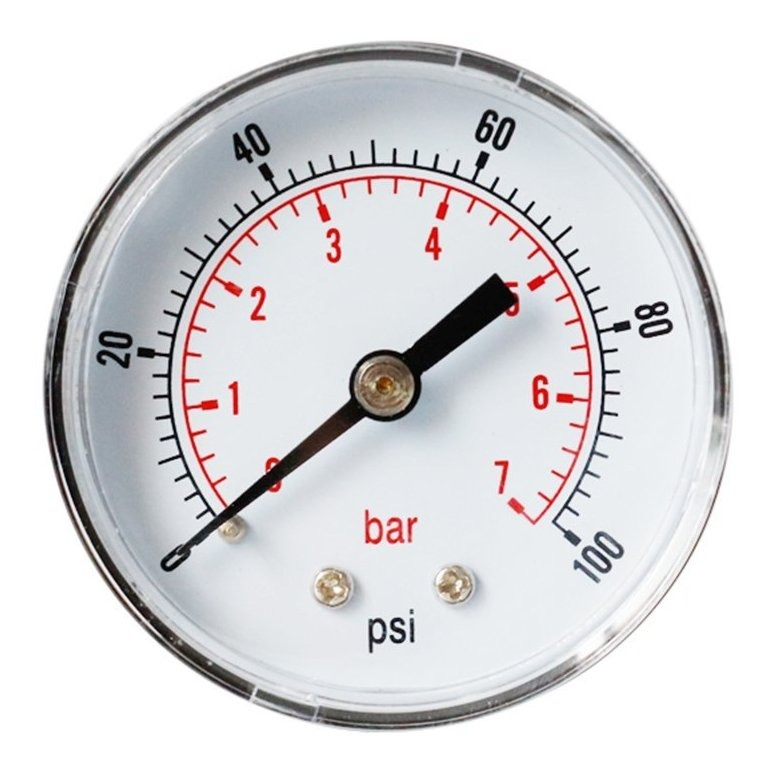
#> input picture barometro.jpg, 773 x 768 px
$ python -i f_clock.py   (imports and definitions only)
#> lines starting #> are read from the running program, lines starting #| are printed output that depends on the picture; after the words box and inside, x2 and y2 are one past the last pixel; in counts of white or black regions, pixels touching at a corner belong together
import cv2
import matplotlib.pyplot as plt
import numpy as np


def detect_cicles(path_img, ideal_size = 300, output_size = 200):

    #### Read and rescale image ####
#> called with path_img = 'barometro.jpg', ideal_size = 300, output_size = 200
    o_image= cv2.cvtColor(cv2.imread(path_img), cv2.COLOR_BGR2RGB)
    new_size = np.round(np.array(o_image.shape)[:2] * 1/(min(np.array(o_image.shape)[:2]) / 300))
#> new_size = [300, 302]
    new_size = new_size.astype(int)
    #print(new_size)
    o_image = cv2.resize(o_image, (new_size[1], new_size[0]))
#> o_image: shape (300, 302, 3)

    # Convert to grayscale.
    gray = cv2.cvtColor(o_image, cv2.COLOR_RGB2HSV)[:,:,2]

    min_size = min(gray.shape)
#> min_size = 300
    max_size = max(gray.shape)
#> max_size = 302
    # Blur using 3 * 3 kernel.
    gray_blurred = cv2.blur(gray, (5, 5))
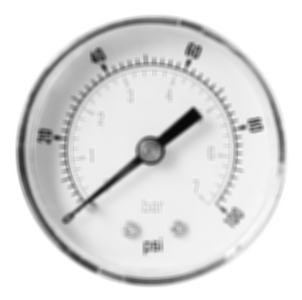
#> gray_blurred: shape (300, 302); min 8, max 255, mean 222.1

    # Apply Hough transform on the blurred image.
    detected_circles = cv2.HoughCircles(gray_blurred,
                       cv2.HOUGH_GRADIENT, dp = 1, minDist = max_size/2, param1 = 200,
                   param2 = 30, minRadius = int(min_size/10), maxRadius = int(min_size/2))
#> detected_circles = [[150.5, 150.5, 127.4]]

    ## Double circle detection
    cx,cy,r  = np.uint16(detected_circles[0][0])  # utilizar solo un circulo detectado
#> cx = 150; cy = 150; r = 127
    delta = 5
    r +=delta
#> r = 132

    gray_blurred = gray_blurred[cy-r:cy+r,cx-r:cx+r]
#> gray_blurred: shape (264, 264)
    image_crop = o_image[cy-r:cy+r,cx-r:cx+r].copy()
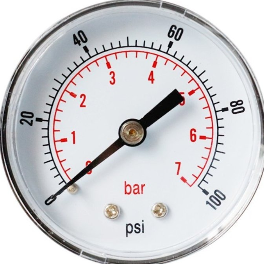
#> image_crop: shape (264, 264, 3); mean R, G, B 207.2, 206.3, 209

    min_size = min(gray_blurred.shape)
#> min_size = 264
    max_size = max(gray_blurred.shape)
#> max_size = 264

    # Apply Hough transform on the blurred image.
    detected_circles = cv2.HoughCircles(gray_blurred,
                   cv2.HOUGH_GRADIENT, dp = 1, minDist = max_size/2, param1 = 200,
                   param2 = 30, minRadius = int(min_size/10), maxRadius = int(min_size/2))
#> detected_circles = [[133.5, 132.5, 128.1]]


    cx2,cy2,r2  = np.uint16(detected_circles[0][0])  # utilizar solo un circulo detectado
#> cx2 = 133; cy2 = 132; r2 = 128
    delta = -5
    r2 +=delta
#> r2 = 123

    image_center =image_crop[cy2 - r2: cy2 + r2, cx2-r2 : cx2 + r2].copy()

    for i in range(image_center.shape[0]):
        for j in range(image_center.shape[1]):
            if ((r2-i) ** 2 + (r2-j) ** 2) > r2**2 - delta*2 :
                image_center[i][j] = 255
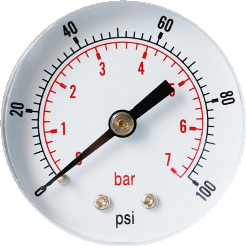
#> image_center: shape (246, 246, 3); mean R, G, B 213.9, 212.8, 215.8


    return cv2.resize(image_center, (output_size, output_size))


def image2polar(image_center, new_size = 200, border = 50):

#> called with new_size = 200, border = 50
    center = np.array(image_center.shape[:2])/2
#> center = [100, 100]
    maxRadius = min(np.array(image_center.shape[:2])/2)
#> maxRadius = 100

    polar_image = cv2.linearPolar(image_center, (center[0], center[1]), maxRadius, cv2.WARP_FILL_OUTLIERS)
    polar_image = cv2.resize(polar_image, (new_size, 360))
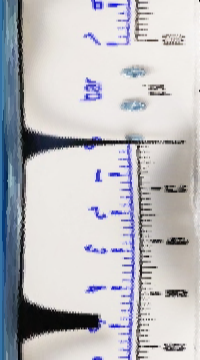
#> polar_image: shape (360, 200, 3); mean of channels 0, 1, 2 192.8, 189, 189.3; drawn as B, G, R
    polar_image = polar_image.astype(np.uint8)
    polar_image = polar_image[:, border:]
#> polar_image: shape (360, 150, 3)

    return polar_image

def segmentate_clock(polar_image, otsu = False):

    ### Use V Chanel of HSV (detect only black with backgorund white)
#> called with otsu = False
    new_size = polar_image.shape[1]
#> new_size = 150
    gray_image = cv2.cvtColor(polar_image, cv2.COLOR_RGB2HSV)[:,:,2]
    kernel = np.ones((1, int(new_size/3)),np.uint8)
    ## filter for segmentated lines  ##
    dilate = cv2.dilate(gray_image, kernel, iterations = 1)
    erosion = cv2.erode(dilate, kernel, iterations = 1)

    if otsu:
        ret,th = cv2.threshold(erosion,0,255,cv2.THRESH_BINARY_INV + cv2.THRESH_OTSU)

    else:
        umbral = 240
        ret,th = cv2.threshold(erosion,umbral,255,cv2.THRESH_BINARY_INV)
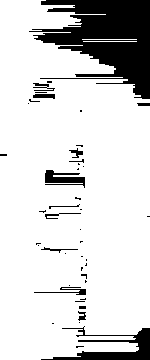
#> th: shape (360, 150); 83.7% white; 45 black regions (31 under 20 px), largest, box (x1, y1, x2, y2) and area: (29, 0, 150, 99) 6392, (41, 326, 150, 360) 1191, (45, 170, 85, 188) 394
#> ret = 240

        while (np.sum(th == 255)/th.size) * 100 > 5: # porcentaje de area de las manillas
            umbral /=1.3
            ret,th = cv2.threshold(erosion,umbral,255,cv2.THRESH_BINARY_INV)
#> this loop made 1 pass
#> (umbral, ret) on pass 1: (184.6, 184)
#> after the loop, umbral = 184.6
            #print("Umbral fijo1",ret)

    return cv2.dilate(th, np.ones((3,3), np.uint8), iterations = 1)
#> returned value: shape (360, 150); 3.6% white; 2 white regions

def filter_segmetate(image_th, th_min_area = 10):

#> called with th_min_area = 10
    epsilon = 0.0001

    ### Agrupate clock hands ###
    num_labels, labels_im = cv2.connectedComponents(image_th)
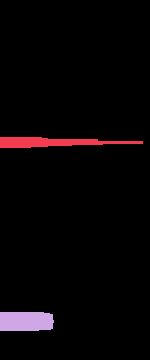
#> labels_im: shape (360, 150) int32; 3 distinct labels, from 0 to 2; one colour per label, 0 black
#> num_labels = 3
    labels_im -= 1
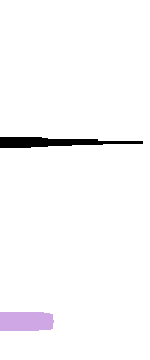
#> labels_im: shape (360, 150) int32; 3 distinct labels, from -1 to 1; one colour per label, 0 black, -1 white
    contours, hierarchy = cv2.findContours(image_th, cv2.RETR_TREE, cv2.CHAIN_APPROX_SIMPLE)
#> contours = 2 contours; box (x1, y1, x2, y2) and area: (0, 312, 54, 331) 913, (0, 137, 143, 148) 820

    center_dict = {}
    for n, c in enumerate(contours):
       M = cv2.moments(c)
       cX = int(M["m10"] / (M["m00"] + epsilon))
       cY = int(M["m01"] / (M["m00"] + epsilon))
       max_X = max([a[0][0] for a in c])
       min_X = min([a[0][0] for a in c])
       if min_X == 0 and M["m00"] > th_min_area:
           center_dict[n] = (cX, cY, max_X, M["m00"]) # Centroides, distancia máxima de la barra y tamaño de la barra
#> this loop made 2 passes
#> (cX, cY, max_X, min_X) on passes 1 to 2: (25, 320, 53, 0), (50, 141, 142, 0)
#> after the loop, center_dict = {0: (25, 320, 53, 913), 1: (50, 141, 142, 819.5)}

    ### Join result clock hands ####

    center_dict_filter = {}
    n = 0
    for k in center_dict:

        cX,cY, max_X, masa = center_dict[k]
        for j in center_dict:

            if  k == j:
                continue
            #print(k,j)
            if np.abs(cY-center_dict[j][1])< 200 and np.abs(cY-center_dict[j][1]) > 160:
                if max_X > center_dict[j][2]:
                    center_dict_filter[n] = center_dict[k]
                    n +=1
#> this loop made 2 passes
#> after the loop, center_dict_filter = {0: (50, 141, 142, 819.5)}; n = 1

    if center_dict_filter == {}: ## la barra no cruza el centro del reloj
        center_dict_filter = center_dict

    ### Return polar grade of clock hands, the zero grade is in the 12 o'clock.

    return center_dict_filter # dictionary with clock hands {cx, cy, Max_X, Area}

    #

    #for k in center_dict_filter:
    #    print('Existe una manilla en los ', (center_dict_filter[k][1] + 90) % 360, ' grado')

def degrees(path_img, ideal_size = 300, clock_size = 200, border = 50, otsu = False):

    ### Circle Detect ###
    image_center = detect_cicles(path_img, ideal_size, clock_size)

    ### Transform to polar image ###
    polar_image = image2polar(image_center, clock_size, border)

    ### Segmentate  clock hands ####
    th = segmentate_clock(polar_image,  otsu)

    ###  degrees of clock hands ####
    result_degrees = filter_segmetate(th)
#> result_degrees = {0: (50, 141, 142, 819.5)}

    return result_degrees, image_center

def read_degrees(path_img, ideal_size = 300, clock_size = 200, border = 50, otsu = False):


    center_dict_filter, image_center = degrees(path_img, ideal_size, clock_size, border, otsu)
    ### List with grade of each clock hands detected
    return [(center_dict_filter[k][1] + 90) % 360 for k in center_dict_filter], image_center

def read_clock(path_img, ideal_size = 300, clock_size = 200, border = 50, otsu = False):

    center_dict_filter, image_center = degrees(path_img, ideal_size, clock_size, border, otsu)

    if len(center_dict_filter) == 3:
        aux_dict = center_dict_filter.copy()
        key_seg = list(center_dict_filter.keys())[np.argmin([center_dict_filter[k][3] for k in center_dict_filter])]
        del aux_dict[key_seg]
        key_min = list(aux_dict.keys())[np.argmax([aux_dict[k][2] for k in aux_dict])]
        del aux_dict[key_min]
        key_hr = list(aux_dict.keys())[0]
        seg = round (((center_dict_filter[key_seg][1] + 90) % 360)/360 * 60) % 60
        minu = round(((center_dict_filter[key_min][1] + 90) % 360)/360 * 60) % 60
        hr = round(((center_dict_filter[key_hr][1] + 90) % 360)/360 * 12) % 12
        return "La hora es: " + str(hr)  + ":" +  str(minu) + ":" + str(seg), image_center

    elif len(center_dict_filter) == 2:
        aux_dict = center_dict_filter.copy()
        key_min = list(aux_dict.keys())[np.argmax([aux_dict[k][2] for k in aux_dict])]
        del aux_dict[key_min]
        key_hr = list(aux_dict.keys())[0]
        minu = round(((center_dict_filter[key_min][1] + 90) % 360)/360 * 60) % 60
        hr = round(((center_dict_filter[key_hr][1] + 90) % 360)/360 * 12) % 12
        if hr == 0: hr = 12
        return "La hora es: " + str(hr) + ":" + str(minu), image_center

>>> result = degrees('barometro.jpg')
